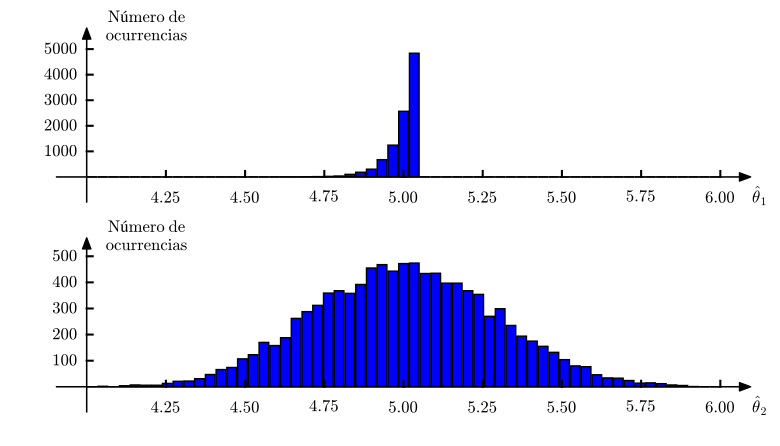

This figure's Python source:
import matplotlib.pyplot as plt
import numpy as np
from matplotlib import rc

__author__ = 'ernesto'

# if use latex or mathtext
rc('text', usetex=False)
rc('mathtext', fontset='cm')

# auxiliar function for plot ticks of equal length in x and y axis despite its scales.
def convert_display_to_data_coordinates(transData, length=10):
    # create a transform which will take from display to data coordinates
    inv = transData.inverted()
    # transform from display coordinates to data coordinates in x axis
    data_coords = inv.transform([(0, 0), (length, 0)])
    # get the length of the segment in data units
    yticks_len = data_coords[1, 0] - data_coords[0, 0]
    # transform from display coordinates to data coordinates in y axis
    data_coords = inv.transform([(0, 0), (0, length)])
    # get the length of the segment in data units
    xticks_len = data_coords[1, 1] - data_coords[0, 1]
    return xticks_len, yticks_len


#####################################
# PARAMETERS - This can be modified #
#####################################

# limite superor de la densidad uniforme
beta = 10
# numero de muestras
N = 100
# numero de experimentos
M = 10000

#####################
# END OF PARAMETERS #
#####################

estimaciones1 = np.zeros((M, ))
estimaciones2 = np.zeros((M, ))

np.random.seed(4)
for i in np.arange(M):
    x = np.random.uniform(low=0, high=beta, size=(N, ))
    estimaciones1[i] = (N+1) / (2 * N) * np.amax(x)
    estimaciones2[i] = np.mean(x)

# abscissa values
dbeta = 1
xmin = beta / 2 - dbeta
xmax = beta / 2 + dbeta

bin_edges = np.linspace(xmin, xmax, 60)
hist1, bins = np.histogram(estimaciones1, bin_edges, density=False)
hist2, bins = np.histogram(estimaciones2, bin_edges, density=False)
width = 0.9 * (bins[1] - bins[0])
center = (bins[:-1] + bins[1:]) / 2

# escalas iguales en ambas graficas
fs = np.amax(hist1)/np.amax(hist2)
print(np.amax(hist2))

# axis parameters
dx = 0.1
xmin_ax = xmin - dx
xmax_ax = xmax + dx

dy = 1000
ymax_ax = np.amax(hist1) + dy
ymin_ax = -dy


# length of the ticks for all subplot (6 pixels)
display_length = 6  # in pixels
# x ticks labels margin
xtm = -1000
ytm = 0.03
# font size
fontsize = 12


fig = plt.figure(0, figsize=(9, 5), frameon=False)

# PLOT OF P_ww
ax = fig.add_subplot(211)

plt.xlim(xmin_ax, xmax_ax)
plt.ylim(ymin_ax, ymax_ax)

# horizontal and vertical ticks length
xtl, ytl = convert_display_to_data_coordinates(ax.transData, length=display_length)

# axis arrows
plt.annotate("", xytext=(xmin_ax, 0), xycoords='data', xy=(xmax_ax, 0), textcoords='data',
             arrowprops=dict(width=0.1, headwidth=6, headlength=8, facecolor='black', shrink=0.002))
plt.annotate("", xytext=(xmin, ymin_ax), xycoords='data', xy=(xmin, ymax_ax), textcoords='data',
             arrowprops=dict(width=0.1, headwidth=6, headlength=8, facecolor='black', shrink=0.002))

plt.bar(center, hist1, align='center', width=width, ec='k', fc='b')

# xlabels and xtickslabels
plt.text(xmax_ax, xtm, '$\hat{\\theta}_1$', fontsize=fontsize, ha='left', va='baseline')

xts = np.arange(4.25, 6.1, 0.25)
for xt in xts:
    plt.plot([xt, xt], [0, xtl], 'k')
    plt.text(xt, xtm, '${:.2f}$'.format(xt), fontsize=fontsize, ha='center', va='baseline')

yts = np.arange(1000, 5001, 1000)
for yt in yts:
    plt.plot([xmin, xmin + ytl], [yt, yt], 'k')
    plt.text(xmin-ytm, yt, '${:d}$'.format(yt), fontsize=fontsize, ha='right', va='center')

# ylabel
plt.text(xmin+2*ytm, ymax_ax, '${\\rm Número\;de}$\n${\\rm ocurrencias}$', fontsize=fontsize, ha='left', va='center',
         ma='center')

plt.axis('off')

ax = fig.add_subplot(212)

plt.xlim(xmin_ax, xmax_ax)
plt.ylim(ymin_ax, ymax_ax)

# horizontal and vertical ticks length
xtl, ytl = convert_display_to_data_coordinates(ax.transData, length=display_length)

# axis arrows
plt.annotate("", xytext=(xmin_ax, 0), xycoords='data', xy=(xmax_ax, 0), textcoords='data',
             arrowprops=dict(width=0.1, headwidth=6, headlength=8, facecolor='black', shrink=0.002))
plt.annotate("", xytext=(xmin, ymin_ax), xycoords='data', xy=(xmin, ymax_ax), textcoords='data',
             arrowprops=dict(width=0.1, headwidth=6, headlength=8, facecolor='black', shrink=0.002))

plt.bar(center, fs * hist2, align='center', width=width, ec='k', fc='b')

# xlabels and xtickslabels
plt.text(xmax_ax, xtm, '$\hat{\\theta}_2$', fontsize=fontsize, ha='left', va='baseline')

xts = np.arange(4.25, 6.1, 0.25)
for xt in xts:
    plt.plot([xt, xt], [0, xtl], 'k')
    plt.text(xt, xtm, '${:.2f}$'.format(xt), fontsize=fontsize, ha='center', va='baseline')

yts = np.arange(100, 501, 100)
for yt in yts:
    plt.plot([xmin, xmin + ytl], [fs * yt, fs * yt], 'k')
    plt.text(xmin-ytm, fs * yt, '${:d}$'.format(yt), fontsize=fontsize, ha='right', va='center')

# ylabel
plt.text(xmin+2*ytm, ymax_ax, '${\\rm Número\;de}$\n${\\rm ocurrencias}$', fontsize=fontsize, ha='left', va='center',
         ma='center')

plt.axis('off')

# save as pdf image
plt.savefig('example_5_8.pdf', bbox_inches='tight')

plt.show()
